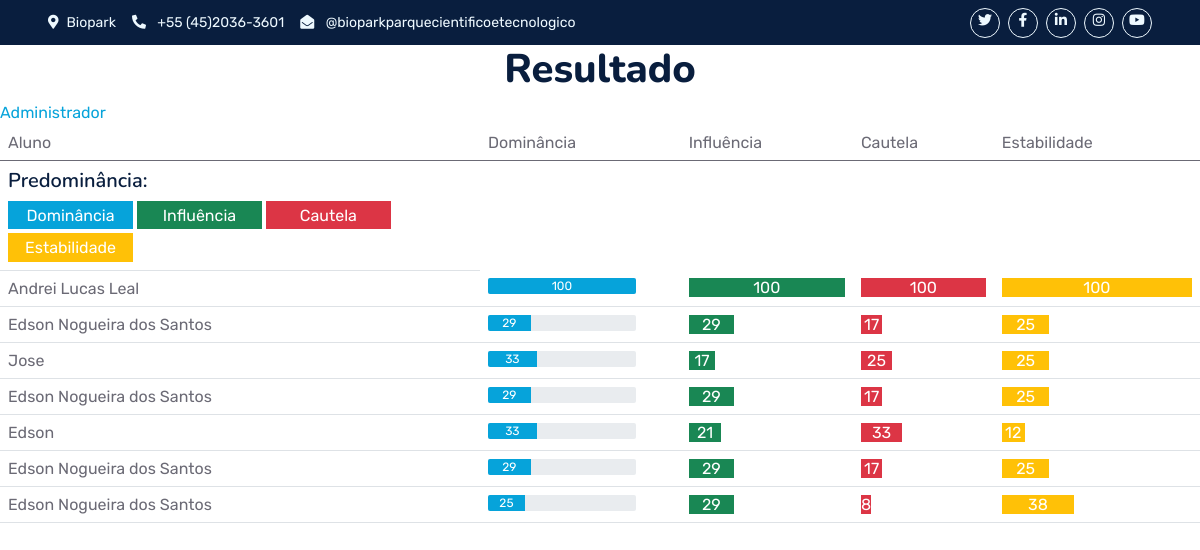
The page /resultado/ (signed in) on the database as committed earlier.
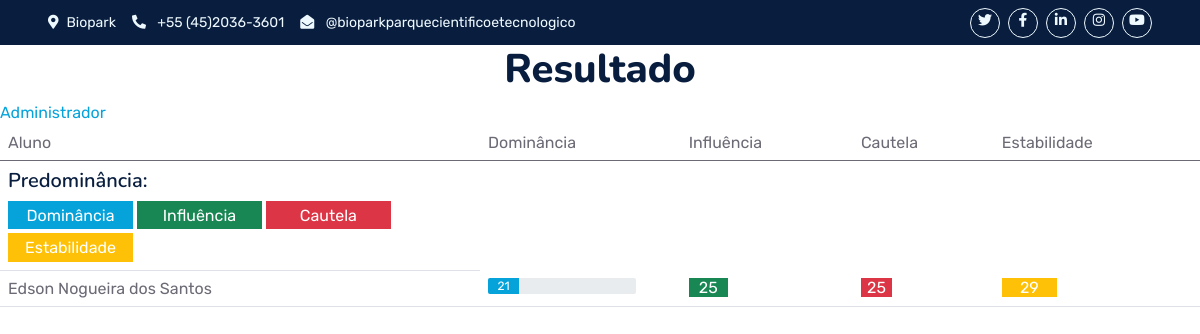
The same page on the database as committed later.
### projeto5_website/models.py (models this page shows, shortened)
class Resultado(models.Model):
  aluno = models.ForeignKey(Aluno, on_delete=models.CASCADE)
  data_ini = models.DateTimeField()
  data_fim = models.DateTimeField()
  influencia = models.FloatField()
  dominancia = models.FloatField()
  cautela = models.FloatField()
  estabilidade = models.FloatField()
  resultado_final = models.CharField(max_length=50)

class Aluno(models.Model):
  nome = models.CharField(max_length=30)
  ra = models.IntegerField(unique=True, blank=False)
  email = models.EmailField(max_length=254, blank=False)

### projeto5_website/views.py (the view)
# urls.py: path('resultado/', views.resultado, name='resultado')
@login_required(login_url='/login/')
def resultado(request):
  if request.method == 'POST':
        busca = request.POST['buscaAluno']
        if not busca:
            alunos = Aluno.objects.all()
            return render(request, "projeto5_website/resultado.html",
                          {"resultados": Resultado.objects.all(),
                           "navbar_resultados": "active"})
        else:
            alunos = Aluno.objects.all()
            return render(request, "projeto5_website/resultado.html",
                          {"resultados": Resultado.objects.all(),
                           "navbar_resultados": "active"})
  else:
      alunos = Aluno.objects.all()
  return render(request, "projeto5_website/resultado.html",
                {"resultados": Resultado.objects.all(),
                  "navbar_resultados" : "active"})

### projeto5/templates/projeto5_website/resultado.html (shortened to what this page needs)
{% extends "projeto5_website/base.html" %}
{% block content %}
<div id="div-teste">
  <h1 align="center">Resultado</h1>
</div>
<a href="http://127.0.0.1:8000/admin">Administrador</a>
  <table class="table" id="table" >
    <thead>
      <tr class="tabela">
        <td>Aluno</td>
        <td>Dominância</td>
        <td>Influência</td>
        <td>Cautela</td>
        <td>Estabilidade</td>
      </tr>
    </thead>
    <tbody>
      <td width="40%">
        <h5 style="display: inline-block">Predominância:</h5>
        <div>
          <label class="progress-bar " style="display: inline-block; width: 125px; padding: 1%" id="dominancia" name="dominancia"> Dominância </label>
          <label class="progress-bar bg-success" style="display: inline-block; width: 125px; padding: 1%" id="influencia" name="influencia"> Influência </label>
          <label class="progress-bar bg-danger progress-bar-stripped" style="display: inline-block; width: 125px; padding: 1%" id="cautela" name="cautela"> Cautela </label>
          <label class="progress-bar bg-warning progress-bar-stx'ripped" style="display: inline-block; width: 125px; padding: 1%" id="estabilidade" name="estabilidade"> Estabilidade </label>
        </div>
      </td>
      {% for resultado in resultados %}
        <tr>
          <td >{{resultado.aluno.nome}}</td>
          <td>
            <div class="progress" style="max-width: 80%">
              <div title="Dominância" class="progress-bar" style="width: {% widthratio resultado.dominancia 1 100 %}%">
                  {% widthratio resultado.dominancia 1 100 %}
              </div>
          </td>
          <td>
            <div title="Influencia" class="progress-bar bg-success" style="width: {% widthratio resultado.influencia 1 100 %}%">
                {% widthratio resultado.influencia 1 100 %}
            </div>
          </td>
          <td>
            <div title="Cautela" class="progress-bar bg-danger" style="width: {% widthratio resultado.cautela 1 100 %}%">
                {% widthratio resultado.cautela 1 100 %}
            </div>
          </td>
          <td>
            <div title="Estabilidade" class="progress-bar bg-warning" style="width: {% widthratio resultado.estabilidade 1 100 %}%">
                {% widthratio resultado.estabilidade 1 100 %}
            </div>
          </td>
        </tr>
      {% endfor %}
      </tbody>
  </table>
{% endblock %}

### projeto5/templates/projeto5_website/base.html (shortened to what this page needs)
{% load static %}
<html>
  <head>
    <link href="https://cdnjs.cloudflare.com/ajax/libs/font-awesome/5.10.0/css/all.min.css" rel="stylesheet">
    <link href="https://cdn.jsdelivr.net/npm/bootstrap-icons@1.4.1/font/bootstrap-icons.css" rel="stylesheet">
    <link href={% static "lib/owlcarousel/assets/owl.carousel.min.css" %} rel="stylesheet">
    <link href={% static "lib/animate/animate.min.css" %} rel="stylesheet">
    <link href={% static "css/bootstrap.min.css" %} rel="stylesheet">
    <link href={% static "css/style.css" %} rel="stylesheet">
  </head>
<body>
    <div class="container-fluid bg-dark px-5 d-none d-lg-block">
        <div class="row gx-0">
            <div class="col-lg-8 text-center text-lg-start mb-2 mb-lg-0">
                <div class="d-inline-flex align-items-center" style="height: 45px;">
                    <small class="me-3 text-light"><i class="fa fa-map-marker-alt me-2"></i>Biopark</small>
                    <small class="me-3 text-light"><i class="fa fa-phone-alt me-2"></i> +55 (45)2036-3601 </small>
                    <small class="text-light"><i class="fa fa-envelope-open me-2"></i> @bioparkparquecientificoetecnologico </small>
                </div>
            </div>
            <div class="col-lg-4 text-center text-lg-end">
                <div class="d-inline-flex align-items-center" style="height: 45px;">
                    <a class="btn btn-sm btn-outline-light btn-sm-square rounded-circle me-2" href=""><i class="fab fa-twitter fw-normal"></i></a>
                    <a class="btn btn-sm btn-outline-light btn-sm-square rounded-circle me-2" href=""><i class="fab fa-facebook-f fw-normal"></i></a>
                    <a class="btn btn-sm btn-outline-light btn-sm-square rounded-circle me-2" href=""><i class="fab fa-linkedin-in fw-normal"></i></a>
                    <a class="btn btn-sm btn-outline-light btn-sm-square rounded-circle me-2" href=""><i class="fab fa-instagram fw-normal"></i></a>
                    <a class="btn btn-sm btn-outline-light btn-sm-square rounded-circle" href=""><i class="fab fa-youtube fw-normal"></i></a>
                </div>
            </div>
        </div>
    </div>
    {% block content %}
    {% endblock %}
</body>
</html>

### static/css/style.css (style rules this page uses)
:root { --primary: #06A3DA; --secondary: #34AD54; --light: #EEF9FF; --dark: #091E3E; }
h1, h2, .fw-bold { font-weight: 800 !important; }
h5, h6, .fw-medium { font-weight: 600 !important; }
.btn { font-family: 'Nunito', sans-serif; font-weight: 600; transition: .5s; }
.btn-sm-square { width: 30px; height: 30px; }
.btn-square, .btn-sm-square, .btn-lg-square { padding-left: 0; padding-right: 0; text-align: center; }

Rows that differ between the two databases and show on the page:
removed Resultado: aluno.nome "Andrei Lucas Leal", dominancia "100", influencia "100", cautela "100", estabilidade "100"
removed Resultado: aluno.nome "Edson Nogueira dos Santos", dominancia "29", influencia "29", cautela "17", estabilidade "25"
removed Resultado: aluno.nome "Jose", dominancia "33", influencia "17", cautela "25", estabilidade "25"
removed Resultado: aluno.nome "Edson Nogueira dos Santos", dominancia "29", influencia "29", cautela "17", estabilidade "25"
removed Resultado: aluno.nome "Edson", dominancia "33", influencia "21", cautela "33", estabilidade "12"
removed Resultado: aluno.nome "Edson Nogueira dos Santos", dominancia "29", influencia "29", cautela "17", estabilidade "25"
removed Resultado: aluno.nome "Edson Nogueira dos Santos", dominancia "25", influencia "29", cautela "8", estabilidade "38"
added Resultado: aluno.nome "Edson Nogueira dos Santos", dominancia "21", influencia "25", cautela "25", estabilidade "29"
